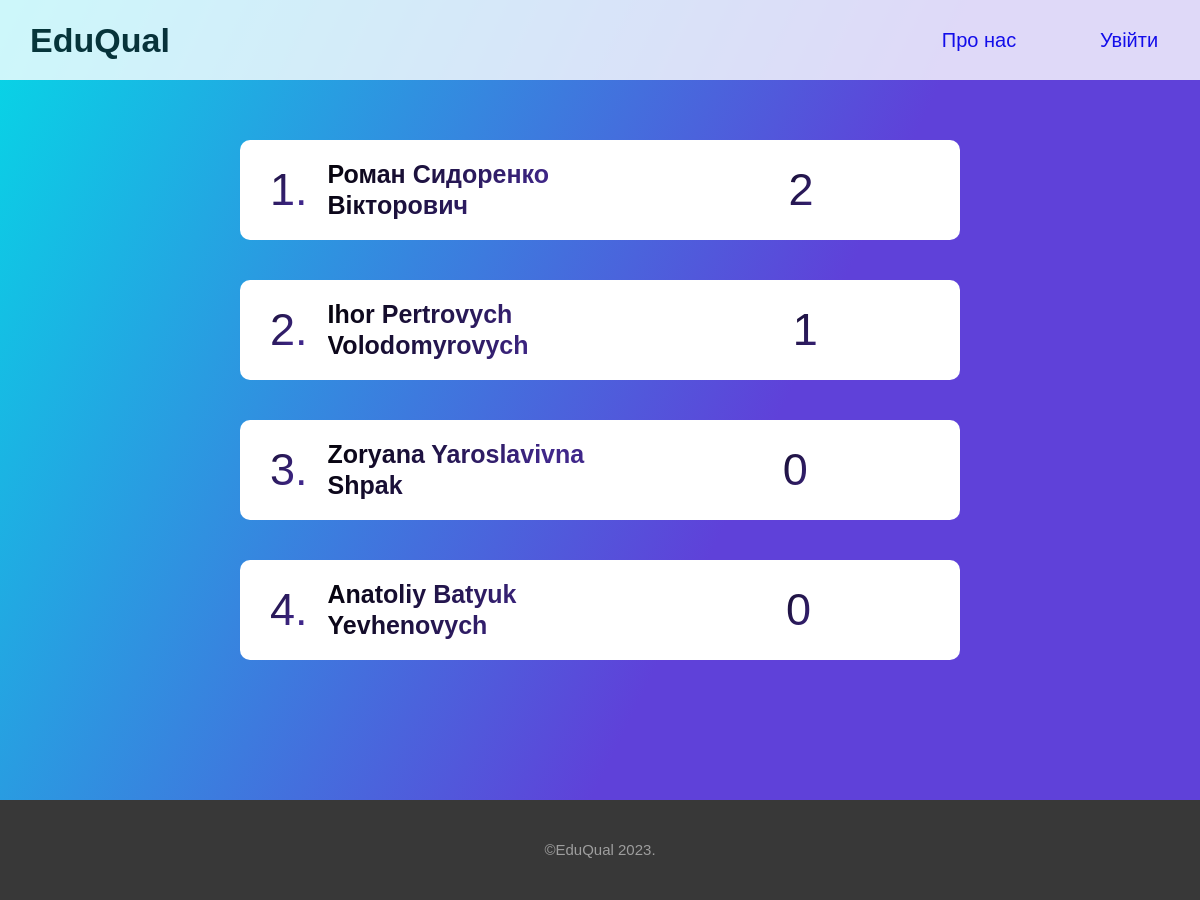
The app's page /teachersrating/ with its own data.
### poll/models.py (models this page shows, shortened)
class Teacher(models.Model):
    firstname = models.CharField(max_length=30)
    lastname = models.CharField(max_length=30)
    surname = models.CharField(max_length=30)
    score = models.IntegerField(default=0)
    user = models.OneToOneField(User, on_delete=models.CASCADE, null=True, blank=True)
    class Meta:
        verbose_name = "Teacher"
        verbose_name_plural = "Teachers"

### poll/views.py (the view)
# urls.py: path('teachersrating/', teachersRating, name='teachersRating'),
def teachersRating(request):
    context = {}
    context['members'] = Teacher.objects.order_by('score').reverse().all()
    return render(request, 'rating/rating.html', context=context)

### poll/templates/rating/rating.html (shortened to what this page needs)
{% load static %}
<!doctype html>
<html lang="en">
<head>
    <link rel="stylesheet" href="{% static 'style_rating.css' %}">
</head>
<body>
<div class="header disp">
    <div class="logo">
        <a href="{% url 'home' %}" class="logo-text disp"><b>EduQual</b></a>
    </div>
    <div class="menu disp">
        <a class="item" href="#about">Про нас</a>
        {% if user.is_authenticated %}
            <a class="item"  href="{% url 'march' %}">Мерч</a>
            <a class="item" href="{% url 'logout' %}">Вийти</a>
        {% else %}
            <a class="item" href="{% url 'login' %}">Увійти</a>
        {% endif %}
    </div>
</div>
<div class="rating-page disp-centr">
    {% for i in members %}
        <div class="rating disp">
            <div class="info disp">
                <div class="number text">
                    <p>{{ forloop.counter }}.</p>
                </div>
                <div class="name-secondname disp">
                    <p class="text">{{ i.firstname }} {{ i.lastname }} {{ i.surname }}</p>
                </div>
            </div>
            <div class="rating-result disp-centr">
                <div class="mark  text">
                    <p>{{ i.score }}</p>
                </div>
            </div>
        </div>
    {% endfor %}
</div>
<div class="sixth-page">
    <div class="text-six">©EduQual 2023.</div>
</div>
</body>
</html>

### staticfiles/style_rating.css (style rules this page uses)
body { margin: 0; font-family: 'Archivo', sans-serif; }
.disp { display: flex; }
.disp-centr { display: flex; align-items: center; justify-content: center; }
.header { height: 80px; width: 100%; background: #ffffff; opacity: 0.8; align-items: center; justify-content: space-between; position: fixed; }
.menu { width: 300px; align-items: center; justify-content: space-around; font-size: 20px; }
.logo-text { width: 200px; justify-content: space-around; margin: 0; font-size: 34px; color: #050f10; }
.rating-page { flex-direction: column; background: linear-gradient(115.99deg, #00E1E7 -3.86%, #5F41D9 61.74%); width: 100%; min-height: 90vh; padding: 40px 0 40px 0; }
.rating { transition: 0.4s; margin: 20px 0 20px 0; box-sizing: border-box; padding: 0 30px 0 30px; align-items: center; justify-content: space-between; width: 60%; height: 100px; background-color: white; border-radius: 10px; }
.info { align-items: center; height: 30%; }
.name-secondname { margin-left: 20px; align-items: center; }
.text { background:linear-gradient(115.99deg, #000000 -3.86%, #40278a 61.74%); -webkit-background-clip: text; -webkit-text-fill-color: transparent; font-style: normal; font-weight: 600; font-size: 25px; line-height: 125%; }
.number { font-size: 45px; font-weight: 300; }
.rating-result { width: 265px; margin: 0; }
.mark { margin-left: 30px; font-size: 45px; font-weight: 300; width: 60px; }
.sixth-page { display: flex; justify-content: center; align-items: center; width: 100%; height: 100px; background-color: #383838; }
.text-six { font-size: 15px; line-height: 20px; text-align: center; color: #9E9E9E; }
a { text-decoration: none; }

### records on screen
Teacher: firstname "Роман", lastname "Сидоренко", surname "Вікторович", score "2"
Teacher: firstname "Ihor", lastname "Pertrovych", surname "Volodomyrovych", score "1"
Teacher: firstname "Zoryana", lastname "Yaroslavivna", surname "Shpak", score "0"
Teacher: firstname "Anatoliy", lastname "Batyuk", surname "Yevhenovych", score "0"
